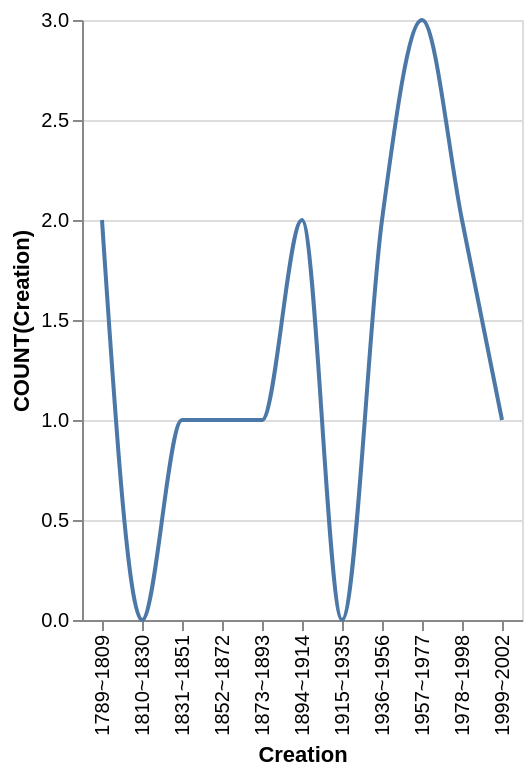

Describe this chart as a Vega-Lite specification.
### Vega-Lite specification from a JSON file in a GitHub repository (floating-point values rounded to 4 significant figures)
{"data": {"values": [{"x_data": "1789~1809", "y_data": 2}, {"x_data": "1810~1830", "y_data": 0}, {"x_data": "1831~1851", "y_data": 1}, {"x_data": "1852~1872", "y_data": 1}, {"x_data": "1873~1893", "y_data": 1}, {"x_data": "1894~1914", "y_data": 2}, {"x_data": "1915~1935", "y_data": 0}, {"x_data": "1936~1956", "y_data": 2}, {"x_data": "1957~1977", "y_data": 3}, {"x_data": "1978~1998", "y_data": 2}, {"x_data": "1999~2002", "y_data": 1}]}, "mark": {"type": "line", "interpolate": "monotone"}, "encoding": {"x": {"field": "x_data", "type": "nominal", "title": "Creation", "sort": "ascending"}, "y": {"field": "y_data", "type": "quantitative", "title": "COUNT(Creation)"}}}
